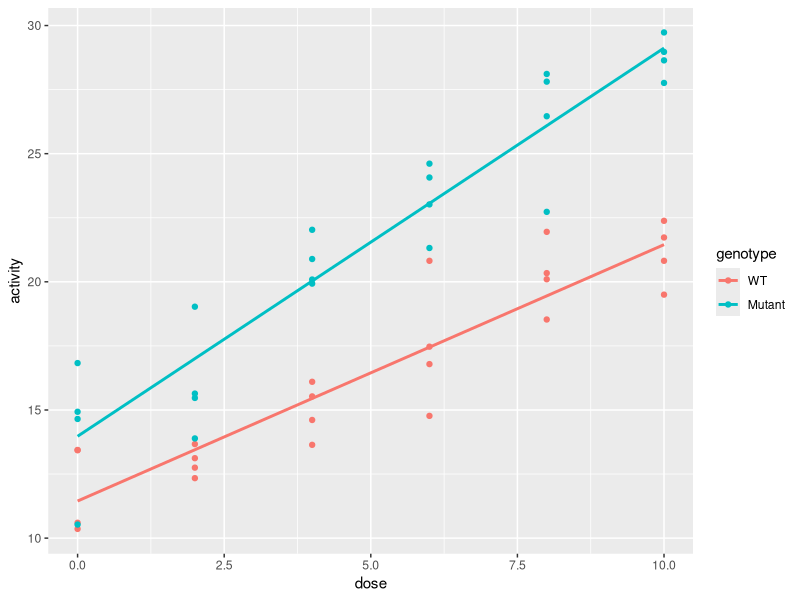

The R source for this figure:
## ---- chunk 1
#| messages: false
#| warnings: false
#| include: false

library(tidyverse)
## ---- chunk 2
genotype <- factor(
  rep(c("WT", "Mutant"), each = 24),
  levels = c("WT", "Mutant")
)

dose <- rep(
  rep(c(0, 2, 4, 6, 8, 10), each = 4),
  2
)

batch <- factor(
  rep(c("B1", "B2", "B3"), length.out = 48),
  levels = c("B1", "B2", "B3")
)

activity <- c(
  13.43, 13.44, 10.60, 10.36,
  12.34, 13.12, 12.75, 13.67,
  14.61, 15.53, 13.64, 16.10,
  14.77, 20.82, 17.47, 16.79,
  21.95, 18.53, 20.10, 20.34,
  21.73, 22.38, 20.82, 19.50,
  14.65, 14.93, 10.53, 16.83,
  15.47, 13.89, 15.64, 19.03,
  22.03, 20.09, 20.89, 19.93,
  23.02, 24.61, 21.32, 24.07,
  28.11, 22.73, 26.46, 27.81,
  29.73, 28.64, 28.97, 27.76
)

enzyme <- data.frame(
  activity,
  dose,
  genotype,
  batch
)

head(enzyme)

## ---- chunk 3
#| code-fold: false
#| warnings: false
#| messages: false

ggplot(enzyme, aes(x = dose, y = activity, colour = genotype)) +
  geom_point() +
  geom_smooth(method = "lm", se = FALSE)


## ---- chunk 4
#| code-fold: false
#| warnings: false
#| messages: false

model1 <- lm(
  activity ~ dose + genotype + batch,
  data = enzyme
)

summary(model1)
## ---- chunk 5
new_sample <- data.frame(
  dose = 5,
  genotype = factor("Mutant", levels = levels(enzyme$genotype)),
  batch = factor("B2", levels = levels(enzyme$batch))
)

predict(model1, newdata = new_sample)
## ---- chunk 6

response <- c(
  0,1,0,0,1,1,1,1,0,1,
  0,0,0,1,1,1,1,1,0,1,
  0,0,0,1,0,1,1,1,0,1,
  0,0,0,1,0,1,1,1,1,1,
  1,1,1,1,0,1,0,1,0,1,
  0,0,0,0,0,1,1,1,0,1
)

marker <- rep(
  c(0.5, 1, 1.5, 2, 2.5, 3, 3.5, 4, 1.2, 2.8),
  6
)

treatment <- factor(
  rep(c("Control", "Drug"), 30),
  levels = c("Control", "Drug")
)

age <- rep(
  c(35, 42, 51, 60, 67, 48, 55, 39, 63, 45),
  6
)

trial <- data.frame(
  response,
  marker,
  treatment,
  age
)

head(trial)

## ---- chunk 7
#| code-fold: false

model2 <- glm(
  response ~ marker + treatment + age,
  family = binomial(link = "logit"),
  data = trial
)

summary(model2)
## ---- chunk 8
#|code-fold: false
exp(coef(model2))
## ---- chunk 9
#| code-fold: false

new_patient <- data.frame(
  marker = 2.5,
  treatment = factor(
    "Drug",
    levels = levels(trial$treatment)
  ),
  age = 50
)

predict(
  model2,
  newdata = new_patient,
  type = "response"
)
